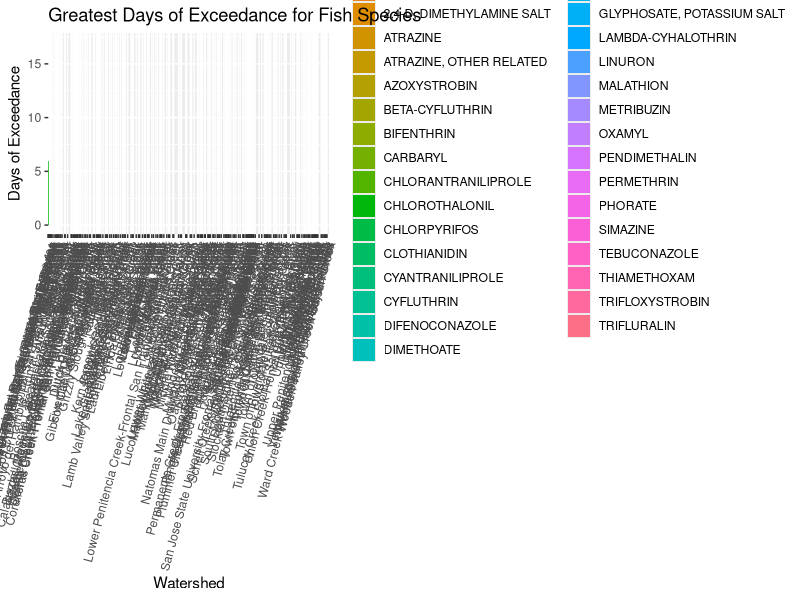
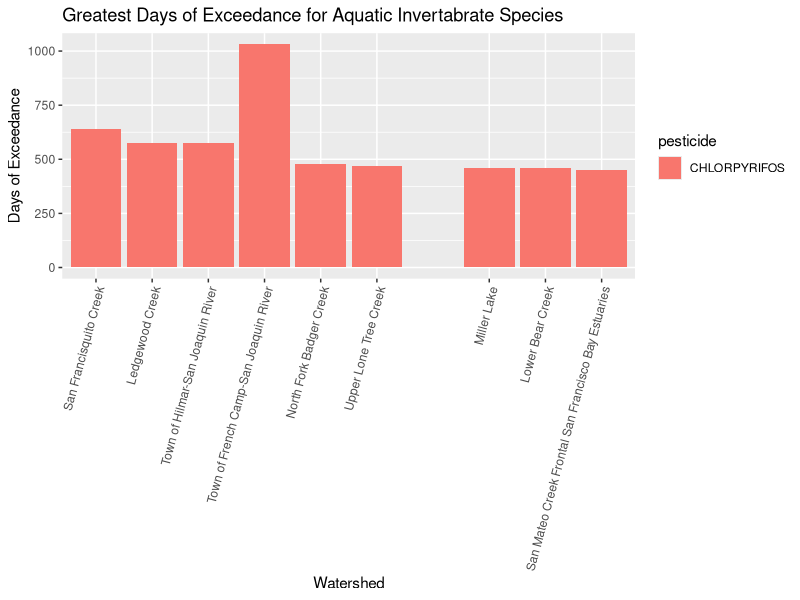
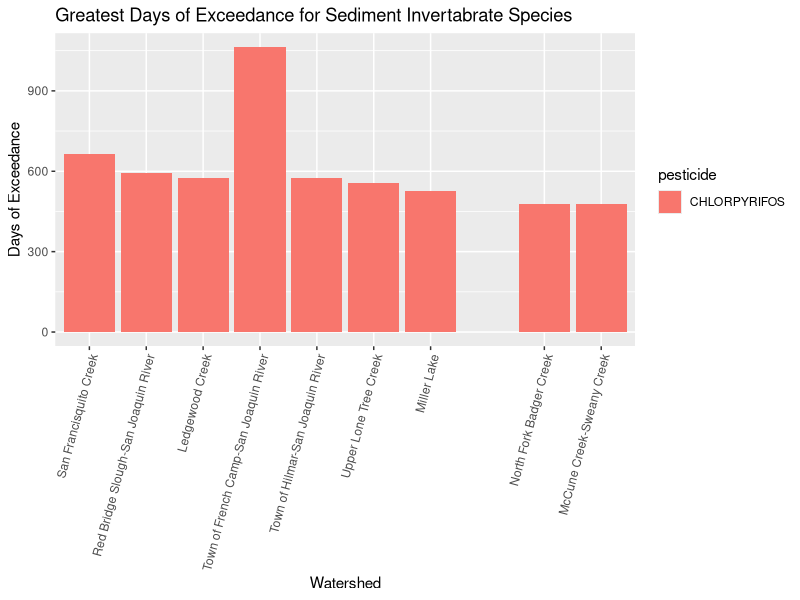
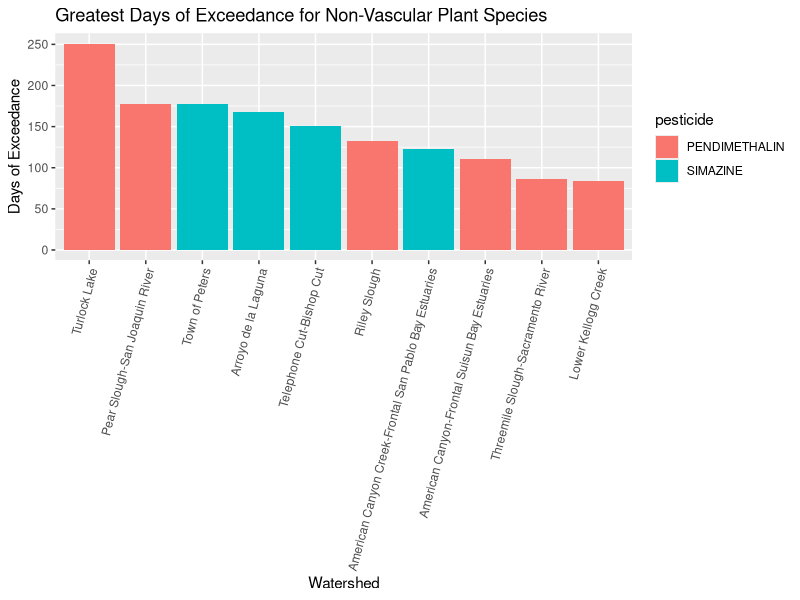
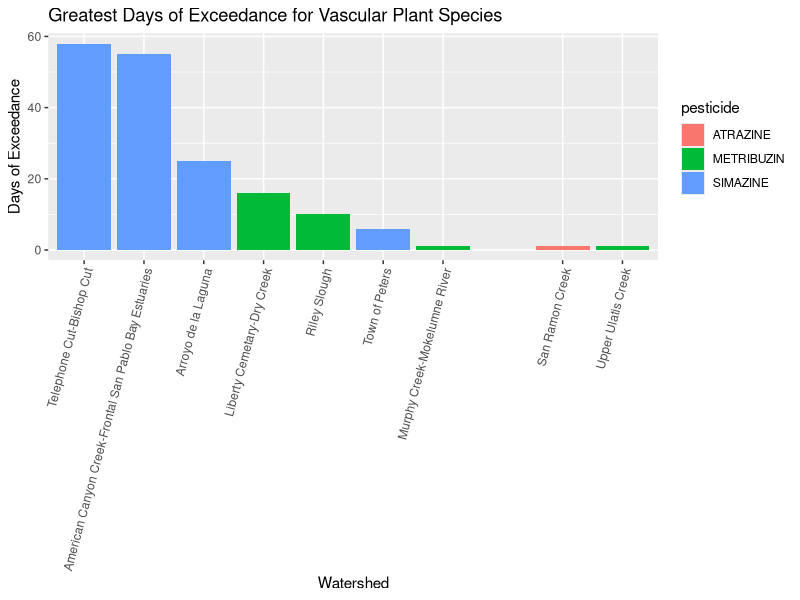
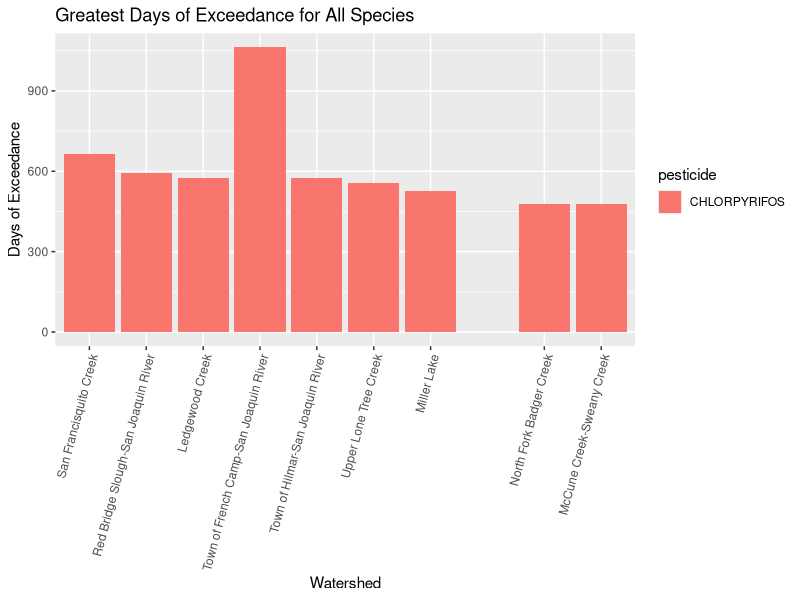

The R source for these figures, in order:
## ---- chunk 1
knitr::opts_chunk$set(echo = FALSE, include=FALSE, warning = FALSE, message = FALSE)

library(here)
library(tidyverse)
library(ggplot2)
library(ggpubr)
library(patchwork)
library(kableExtra)
library(dplyr)
## ---- chunk 2
days_exceed <- read_csv(here("Tab3_Days_ExceedHealthBenchmarks.csv"))

summary(days_exceed)

### By species 
### Days invert sed = max 381
### Days invertebrate water = max 250
### Days plant non-vascular = max 190 


### Days any species = max 381 (going to be from days invert sed
unique(days_exceed$huc)
## ---- chunk 3
fish <- days_exceed %>% 
  select(huc, days_fish, pesticide) %>% 
  slice_max(days_fish, n = 10) %>% # keeping the largest values of the counts by lake 
  arrange(-days_fish) # arranges selected choices from greatest to least 

## Plot it 
ggplot(data = fish, aes(y = days_fish, x = huc, fill = pesticide)) +  
  scale_x_discrete(limits = fish$huc) + 
  geom_col() +
  labs(y = 'Days of Exceedance', x = "Watershed",
       title = "Greatest Days of Exceedance for Fish Species") + 
  theme(axis.text.x = element_text(angle =75, hjust = 1))
## ---- chunk 4
invert_water <- days_exceed %>% 
  select(days_invertebrate_water, pesticide, huc) %>% 
  slice_max(days_invertebrate_water, n = 10) %>% # keeping the largest values of the counts by lake 
  arrange(-days_invertebrate_water) # arranges selected choices from greatest to least 


## Plot it 
ggplot(data = invert_water, aes(y = days_invertebrate_water, x = huc, fill = pesticide)) +  
  scale_x_discrete(limits = invert_water$huc) + 
  geom_col() +
  labs(y = 'Days of Exceedance', x = "Watershed",
       title = "Greatest Days of Exceedance for Aquatic Invertabrate Species") + 
  theme(axis.text.x = element_text(angle =75, hjust = 1))
## ---- chunk 5
invert_sed <- days_exceed %>% 
  select(days_invertebrate_sed, pesticide, huc) %>% 
  slice_max(days_invertebrate_sed, n = 10) %>% # keeping the largest values of the counts by lake 
  arrange(-days_invertebrate_sed) # arranges selected choices from greatest to least 


## Plot it 
ggplot(data = invert_sed, aes(y = days_invertebrate_sed, x = huc, fill = pesticide)) + 
  scale_x_discrete(limits = invert_sed$huc) + 
  geom_col() +
  labs(y = 'Days of Exceedance', x = "Watershed",
       title = "Greatest Days of Exceedance for Sediment Invertabrate Species") + 
  theme(axis.text.x = element_text(angle =75, hjust = 1))
## ---- chunk 6
non_vasc_plant <- days_exceed %>% 
  select(days_plant_nonvascular, pesticide, huc) %>% 
  slice_max(days_plant_nonvascular, n = 10) %>% # keeping the largest values of the counts by lake 
  arrange(-days_plant_nonvascular) # arranges selected choices from greatest to least 

## Plot it 
ggplot(data = non_vasc_plant, aes(y = days_plant_nonvascular, 
                                  x = huc, 
                                  fill = pesticide,
                                  )) +  
  scale_x_discrete(limits = non_vasc_plant$huc) + 
  geom_col() +
  labs(y = 'Days of Exceedance', x = "Watershed",
       title = "Greatest Days of Exceedance for Non-Vascular Plant Species") + 
  theme(axis.text.x = element_text(angle =75, hjust = 1))
## ---- chunk 7
vasc_plant <- days_exceed %>% 
  select(days_plant_vascular, pesticide,  huc) %>% 
  slice_max(days_plant_vascular, n = 8) %>% # keeping the largest values of the counts by lake 
  arrange(-days_plant_vascular) # arranges selected choices from greatest to least 


## Plot it 
ggplot(data = vasc_plant, aes(y = days_plant_vascular, 
                                  x = huc, 
                                  fill = pesticide,
                                  )) +  
  scale_x_discrete(limits = vasc_plant$huc) + 
  geom_col() +
  labs(y = 'Days of Exceedance', x = "Watershed",
       title = "Greatest Days of Exceedance for Vascular Plant Species") + 
  theme(axis.text.x = element_text(angle =75, hjust = 1))
## ---- chunk 8
all_species <- days_exceed %>% 
  select(days_any_species, pesticide, huc) %>% 
  slice_max(days_any_species, n = 10) %>% # keeping the largest values of the counts by lake 
  arrange(-days_any_species) # arranges selected choices from greatest to least 


## Plot it 
ggplot(data = all_species, aes(y = days_any_species, 
                                  x = huc, 
                                  fill = pesticide,
                                  )) +  
  scale_x_discrete(limits = all_species$huc) + 
  geom_col() +
  labs(y = 'Days of Exceedance', x = "Watershed",
       title = "Greatest Days of Exceedance for All Species") + 
  theme(axis.text.x = element_text(angle = 75, hjust = 1))
